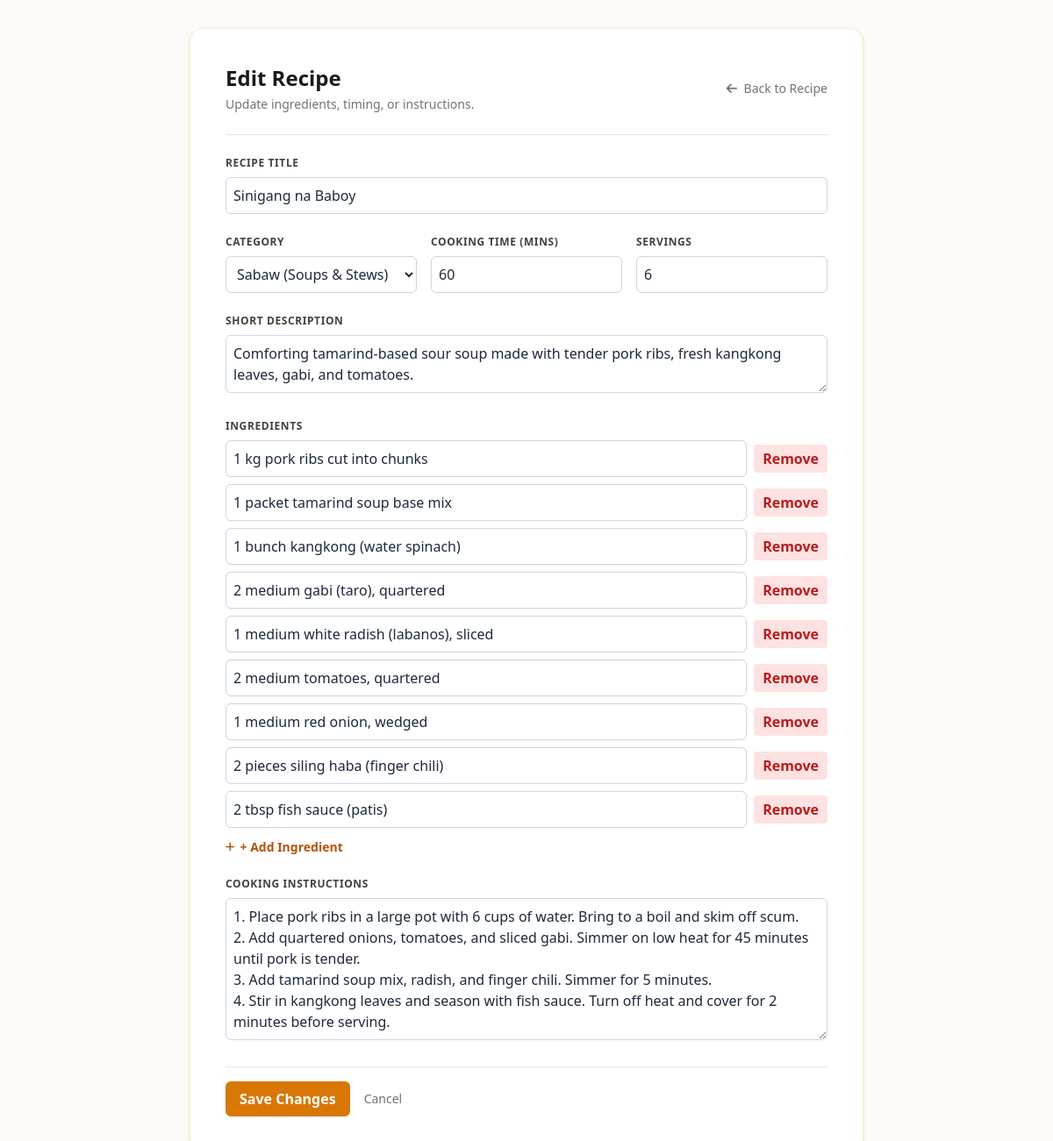
Screenshot of /recipes/edit.php?id=2 (signed in) with the database file from the repository.
### tables this page shows
CREATE TABLE `recipes` (
  `id` int(11) NOT NULL AUTO_INCREMENT,
  `user_id` int(11) NOT NULL,
  `category_id` int(11) NOT NULL,
  `title` varchar(150) NOT NULL,
  `description` varchar(300) NOT NULL,
  `instructions` text NOT NULL,
  `cooking_time_mins` int(11) DEFAULT 30,
  `servings` int(11) DEFAULT 4,
  `is_edited` tinyint(1) DEFAULT 0,
  `created_at` timestamp NOT NULL DEFAULT current_timestamp(),
  `updated_at` timestamp NOT NULL DEFAULT current_timestamp() ON UPDATE current_timestamp(),
  PRIMARY KEY (`id`),
  KEY `fk_recipes_user` (`user_id`),
  KEY `fk_recipes_category` (`category_id`),
  CONSTRAINT `fk_recipes_category` FOREIGN KEY (`category_id`) REFERENCES `categories` (`id`),
  CONSTRAINT `fk_recipes_user` FOREIGN KEY (`user_id`) REFERENCES `users` (`id`) ON DELETE CASCADE
);

CREATE TABLE `categories` (
  `id` int(11) NOT NULL AUTO_INCREMENT,
  `name` varchar(50) NOT NULL,
  `description` varchar(255) DEFAULT NULL,
  PRIMARY KEY (`id`),
  UNIQUE KEY `name` (`name`)
);

### classes/Recipe.php (called while the page is built, shortened)
<?php
class Recipe {
    private PDO $pdo;
    public function __construct(?PDO $pdo = null) {
        if ($pdo !== null) {
            $this->pdo = $pdo;
        } else {
            require_once __DIR__ . '/../config/db.php';
            $this->pdo = $GLOBALS['pdo'] ?? ($pdo ?? null);
        }
    }
    public function getById(int $id): ?array {
        $sql = "SELECT r.*, u.username, c.name AS category_name
                FROM recipes r
                JOIN users u ON r.user_id = u.id
                JOIN categories c ON r.category_id = c.id
                WHERE r.id = ?";
        $stmt = $this->pdo->prepare($sql);
        $stmt->execute([$id]);
        $recipe = $stmt->fetch();
        return $recipe ?: null;
    }
    public function getIngredients(int $recipeId): array {
        $stmt = $this->pdo->prepare("SELECT * FROM ingredients WHERE recipe_id = ? ORDER BY id ASC");
        $stmt->execute([$recipeId]);
        return $stmt->fetchAll();
    }
    public function getCategories(): array {
        $stmt = $this->pdo->query("SELECT * FROM categories ORDER BY id ASC");
        return $stmt->fetchAll();
    }
}

### recipes/edit.php (the view, shortened to what this page needs)
<?php
require_once __DIR__ . '/../classes/Recipe.php';
$recipeId = isset($_GET['id']) ? (int)$_GET['id'] : (isset($_POST['recipe_id']) ? (int)$_POST['recipe_id'] : 0);
$recipeModel = new Recipe();
$recipe = $recipeModel->getById($recipeId);
$userId = (int)$_SESSION['user_id'];
$categories = $recipeModel->getCategories();
$errors = [];
if ($_SERVER['REQUEST_METHOD'] === 'POST') {
    $title       = trim($_POST['title'] ?? '');
    $description = trim($_POST['description'] ?? '');
    $categoryId  = isset($_POST['category_id']) ? (int)$_POST['category_id'] : 0;
    $cookingTime = isset($_POST['cooking_time_mins']) ? (int)$_POST['cooking_time_mins'] : 0;
    $servings    = isset($_POST['servings']) ? (int)$_POST['servings'] : 0;
    $instructions= trim($_POST['instructions'] ?? '');
    $rawIngredients = $_POST['ingredients'] ?? [];
    $ingredients = [];
    if (is_array($rawIngredients)) {
        foreach ($rawIngredients as $item) {
            $t = trim((string)$item);
            if ($t !== '') {
                $ingredients[] = $t;
            }
        }
    }
    if ($title === '' || strlen($title) < 3) {
        $errors[] = 'Title must be at least 3 characters.';
    }
    if ($description === '') {
        $errors[] = 'Description cannot be empty.';
    }
    if ($categoryId <= 0) {
        $errors[] = 'Please select a valid category.';
    }
    if ($cookingTime <= 0) {
        $errors[] = 'Cooking time must be greater than 0.';
    }
    if ($servings <= 0) {
        $errors[] = 'Servings must be at least 1.';
    }
    if ($instructions === '') {
        $errors[] = 'Instructions cannot be empty.';
    }
    if (empty($ingredients)) {
        $errors[] = 'Please provide at least one ingredient.';
    }
    if (empty($errors)) {
        try {
            $updated = $recipeModel->update(
                $recipeId,
                $userId,
                $categoryId,
                $title,
                $description,
                $instructions,
                $cookingTime,
                $servings,
                $ingredients
            );
            if ($updated) {
                header("Location: view.php?id=" . $recipeId);
                exit;
            } else {
                $errors[] = 'Could not update recipe (ownership verification failed).';
            }
        } catch (Exception $e) {
            $errors[] = 'Update failed: ' . $e->getMessage();
        }
    }
} else {
    $dbIngredients = $recipeModel->getIngredients($recipeId);
    $ingredients = array_column($dbIngredients, 'item');
}
?>
<!DOCTYPE html>
<html lang="en">
<head>
    <script src="https://cdn.tailwindcss.com"></script>
    <link rel="stylesheet" href="../assets/css/tailwind.min.css">
    <link rel="stylesheet" href="../assets/fontawesome/css/all.min.css">
</head>
<body class="bg-[#fcf9f6] min-h-screen text-stone-800 antialiased p-4 sm:p-8">
    <div class="max-w-3xl mx-auto bg-white p-6 sm:p-10 rounded-2xl shadow-sm border border-amber-100">
        <div class="flex items-center justify-between pb-6 mb-6 border-b border-stone-200">
            <div>
                <h1 class="text-2xl font-bold text-stone-900">Edit Recipe</h1>
                <p class="text-sm text-stone-500 mt-1">Update ingredients, timing, or instructions.</p>
            </div>
            <a href="view.php?id=<?= htmlspecialchars((string)$recipeId) ?>" class="text-sm text-stone-500 hover:text-stone-800 transition">
                <i class="fa-solid fa-arrow-left mr-1"></i> Back to Recipe
            </a>
        </div>
        <form method="POST" action="edit.php?id=<?= htmlspecialchars((string)$recipeId) ?>" class="space-y-6">
            <div>
                <label for="title" class="block text-xs font-semibold uppercase tracking-wider text-stone-700 mb-2">Recipe Title</label>
                <input type="text" id="title" name="title" required
                       value="<?= htmlspecialchars($_POST['title'] ?? $recipe['title']) ?>"
                       style="border: 1px solid #cbd5e1; background-color: #ffffff; color: #1e293b; padding: 8px; border-radius: 6px; width: 100%;">
            </div>
            <div class="grid grid-cols-1 sm:grid-cols-3 gap-4">
                <div>
                    <label for="category_id" class="block text-xs font-semibold uppercase tracking-wider text-stone-700 mb-2">Category</label>
                    <select id="category_id" name="category_id" required style="border: 1px solid #cbd5e1; background-color: #ffffff; color: #1e293b; padding: 8px; border-radius: 6px; width: 100%;">
                        <?php
                        $selectedCat = (int)($_POST['category_id'] ?? $recipe['category_id']);
                        foreach ($categories as $cat):
                        ?>
                            <option value="<?= htmlspecialchars((string)$cat['id']) ?>" <?= ($selectedCat === (int)$cat['id']) ? 'selected' : '' ?>>
                                <?= htmlspecialchars($cat['name']) ?>
                            </option>
                        <?php endforeach; ?>
                    </select>
                </div>
                <div>
                    <label for="cooking_time_mins" class="block text-xs font-semibold uppercase tracking-wider text-stone-700 mb-2">Cooking Time (mins)</label>
                    <input type="number" id="cooking_time_mins" name="cooking_time_mins" min="1" required
                           value="<?= htmlspecialchars((string)($_POST['cooking_time_mins'] ?? $recipe['cooking_time_mins'])) ?>"
                           style="border: 1px solid #cbd5e1; background-color: #ffffff; color: #1e293b; padding: 8px; border-radius: 6px; width: 100%;">
                </div>
                <div>
                    <label for="servings" class="block text-xs font-semibold uppercase tracking-wider text-stone-700 mb-2">Servings</label>
                    <input type="number" id="servings" name="servings" min="1" required
                           value="<?= htmlspecialchars((string)($_POST['servings'] ?? $recipe['servings'])) ?>"
                           style="border: 1px solid #cbd5e1; background-color: #ffffff; color: #1e293b; padding: 8px; border-radius: 6px; width: 100%;">
                </div>
            </div>
            <div>
                <label for="description" class="block text-xs font-semibold uppercase tracking-wider text-stone-700 mb-2">Short Description</label>
                <textarea id="description" name="description" rows="2" required
                          style="border: 1px solid #cbd5e1; background-color: #ffffff; color: #1e293b; padding: 8px; border-radius: 6px; width: 100%;"><?= htmlspecialchars($_POST['description'] ?? $recipe['description']) ?></textarea>
            </div>
            <div>
                <label class="block text-xs font-semibold uppercase tracking-wider text-stone-700 mb-2">Ingredients</label>
                <div id="ingredients-container" class="space-y-2">
                    <?php
                    $displayIngredients = !empty($ingredients) ? $ingredients : [''];
                    foreach ($displayIngredients as $ingItem):
                    ?>
                        <div class="flex gap-2 items-center ingredient-row">
                            <input type="text" name="ingredients[]" required
                                   value="<?= htmlspecialchars($ingItem) ?>"
                                   style="border: 1px solid #cbd5e1; background-color: #ffffff; color: #1e293b; padding: 8px; border-radius: 6px; width: 100%;">
                            <button type="button" class="remove-ingredient" style="background-color: #fee2e2; color: #b91c1c; padding: 4px 10px; border-radius: 4px; font-weight: 600; border: none; cursor: pointer;">
                                Remove
                            </button>
                        </div>
                    <?php endforeach; ?>
                </div>
                <button type="button" id="add-ingredient-btn" class="mt-3 text-sm font-semibold text-amber-700 hover:text-amber-800 flex items-center gap-1.5 cursor-pointer">
                    <i class="fa-solid fa-plus text-xs"></i>
                    <span>+ Add Ingredient</span>
                </button>
            </div>
            <div>
                <label for="instructions" class="block text-xs font-semibold uppercase tracking-wider text-stone-700 mb-2">Cooking Instructions</label>
                <textarea id="instructions" name="instructions" rows="6" required
                          style="border: 1px solid #cbd5e1; background-color: #ffffff; color: #1e293b; padding: 8px; border-radius: 6px; width: 100%;"><?= htmlspecialchars($_POST['instructions'] ?? $recipe['instructions']) ?></textarea>
            </div>
            <div class="flex items-center gap-4 pt-4 border-t border-stone-200">
                <button type="submit" style="background-color: #d97706; color: #ffffff; padding: 8px 16px; border-radius: 6px; font-weight: bold; text-decoration: none; border: none; cursor: pointer;">
                    Save Changes
                </button>
                <a href="view.php?id=<?= htmlspecialchars((string)$recipeId) ?>" class="text-sm text-stone-500 hover:text-stone-800">
                    Cancel
                </a>
            </div>
        </form>
    </div>
</body>
</html>

### rows the page displays
recipes: title "Sinigang na Baboy", category_id "Sabaw (Soups & Stews)", cooking_time_mins "60", servings "6", description "Comforting tamarind-based sour soup made with tender pork ribs, fresh kangkong leaves, gabi, and tomatoes.", instructions "1. Place pork ribs in a large pot with 6 cups of water. Bring to a boil and skim off scum. 2. Add quartered onions, tomatoes, and sliced gabi. Simmer on low heat for 45 minutes until pork is tender. 3. Add tamarind soup mix, radish, and finger chili. Simmer for 5 minutes. 4. Stir in kangkong leaves and season with fish sauce. Turn off heat and cover for 2 minutes before serving."
